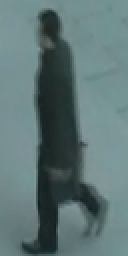
#> input picture 1/data/1/0073_a.png, 64 x 128 px (shown 2 times larger)
$ python train.py
#> lines starting #> are read from the running program, lines starting #| are printed output that depends on the picture
from typing import List, Tuple

import cv2
import glob
import joblib
import numpy as np
import os
import argparse
from skimage.feature import hog
from sklearn.model_selection import train_test_split
from sklearn.svm import LinearSVC
from sklearn import metrics


def load_images(image_path: str, label: int) -> Tuple[List[np.ndarray], List[int]]:
    images = []
    for filename in glob.glob(os.path.join(image_path, "*.png")):
        image = cv2.imread(filename, 0)
        image = cv2.resize(image, (64, 128))
        features = hog(image, orientations=9, pixels_per_cell=(8, 8), visualize=False, cells_per_block=(3, 3))
        images.append(features)
    labels = [label] * len(images)
    return images, labels


def train_and_evaluate_model(X_train, y_train, X_test, y_test) -> LinearSVC:
    model = LinearSVC(C=0.01, max_iter=1000, class_weight='balanced', verbose=1)
    model.fit(X_train, y_train)
    y_pred = model.predict(X_test)
    print(
        f"Classification report for classifier {model}:", f"{metrics.classification_report(y_test, y_pred)}", sep="\n"
    )
    return model


def parse_args():
    args = argparse.ArgumentParser(description="Train human detection model")
    args.add_argument("-d", "--data", type=str, help="Path to train data", default="./data/", required=False)
    args.add_argument("-m", "--model", type=str, help="Path to save model", default="./models/model.dat", required=False)

    args = args.parse_args()
    return args

def main():
    args = parse_args()

    pos_im_path = os.path.join(args.data, "1")
    neg_im_path = os.path.join(args.data, "0")

    positive_images, positive_labels = load_images(pos_im_path, 1)
#> in load_images, `image = cv2.imread(filename, 0)`:
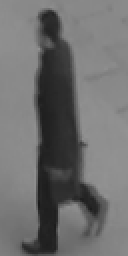
#> image: shape (128, 64) (shown 2 times larger); min 25, max 147, mean 110
#> in load_images, `features = hog(image, orientations=9, pixels_per_cell=(8, 8), visualiz..`: features = 6804 values, max 0.509 at index 843, min 0 at index 8, mean 0.0556
#> in load_images, `labels = [label] * len(images)`: labels = [1]
#> positive_images = 1 item; positive_labels = [1]
    negative_images, negative_labels = load_images(neg_im_path, 0)
#> call 2 of load_images, with image_path = './data/0', label = 0
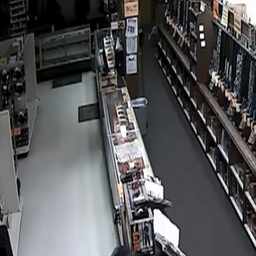
#> input picture 1/data/0/102.png, 256 x 256 px
#> in load_images (call 2), `image = cv2.resize(image, (64, 128))`:
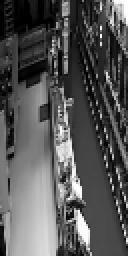
#> image: shape (128, 64) (shown 2 times larger); min 0, max 254, mean 86.2
#> in load_images (call 2), `features = hog(image, orientations=9, pixels_per_cell=(8, 8), visualiz..`: features = 6804 values, max 0.348 at index 5931, min 0 at index 7, mean 0.0779
#> pass 2 of the loop in load_images, `for filename in glob.glob(os.path.join(image_path, "*.png")):`:
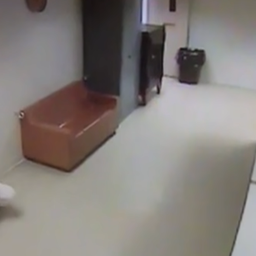
#> input picture 1/data/0/114.png, 256 x 256 px
#> in load_images (call 2), `image = cv2.imread(filename, 0)`:
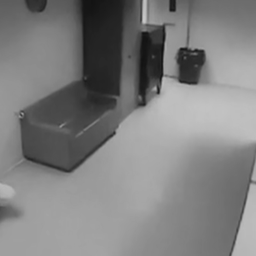
#> image: shape (256, 256); min 17, max 200, mean 127.2
#> in load_images (call 2), `image = cv2.resize(image, (64, 128))`:
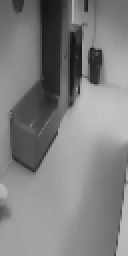
#> image: shape (128, 64) (shown 2 times larger); min 20, max 194, mean 127.4
#> features = 6804 values, max 0.495 at index 5022, min 0 at index 33, mean 0.0606
#> pass 3 of the loop in load_images, `for filename in glob.glob(os.path.join(image_path, "*.png")):`:
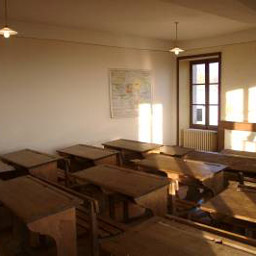
#> input picture 1/data/0/13.png, 256 x 256 px
#> in load_images (call 2), `image = cv2.imread(filename, 0)`:
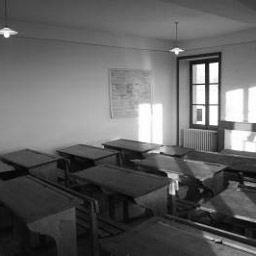
#> image: shape (256, 256); min 2, max 255, mean 98.9
#> in load_images (call 2), `image = cv2.resize(image, (64, 128))`:
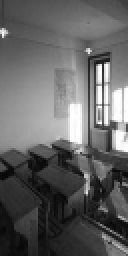
#> image: shape (128, 64) (shown 2 times larger); min 6, max 255, mean 99
#> features = 6804 values, max 0.347 at index 31, min 0 at index 5, mean 0.0773
#> in load_images (call 2), `labels = [label] * len(images)`: labels = [0, 0, 0]
#> negative_images = 3 items; negative_labels = [0, 0, 0]

    X = np.float32(positive_images + negative_images)
    Y = np.array(positive_labels + negative_labels)
#> Y = [1, 0, 0, 0]

    X_train, X_test, y_train, y_test = train_test_split(X, Y, test_size=0.1)
#> y_train = [0, 0, 1]; y_test = [0]

    print("Train Data:", len(X_train))
#| Train Data: 3

    model = train_and_evaluate_model(X_train, y_train, X_test, y_test)
#| [LibLinear]
#| Classification report for classifier LinearSVC(C=0.01, class_weight='balanced', verbose=1):
#|               precision    recall  f1-score   support
#|            0       1.00      1.00      1.00         1
#|     accuracy                           1.00         1
#|    macro avg       1.00      1.00      1.00         1
#| weighted avg       1.00      1.00      1.00         1

    joblib.dump(model, args.model)
    print("Model saved : {}".format(args.model))


if __name__ == "__main__":
    main()
